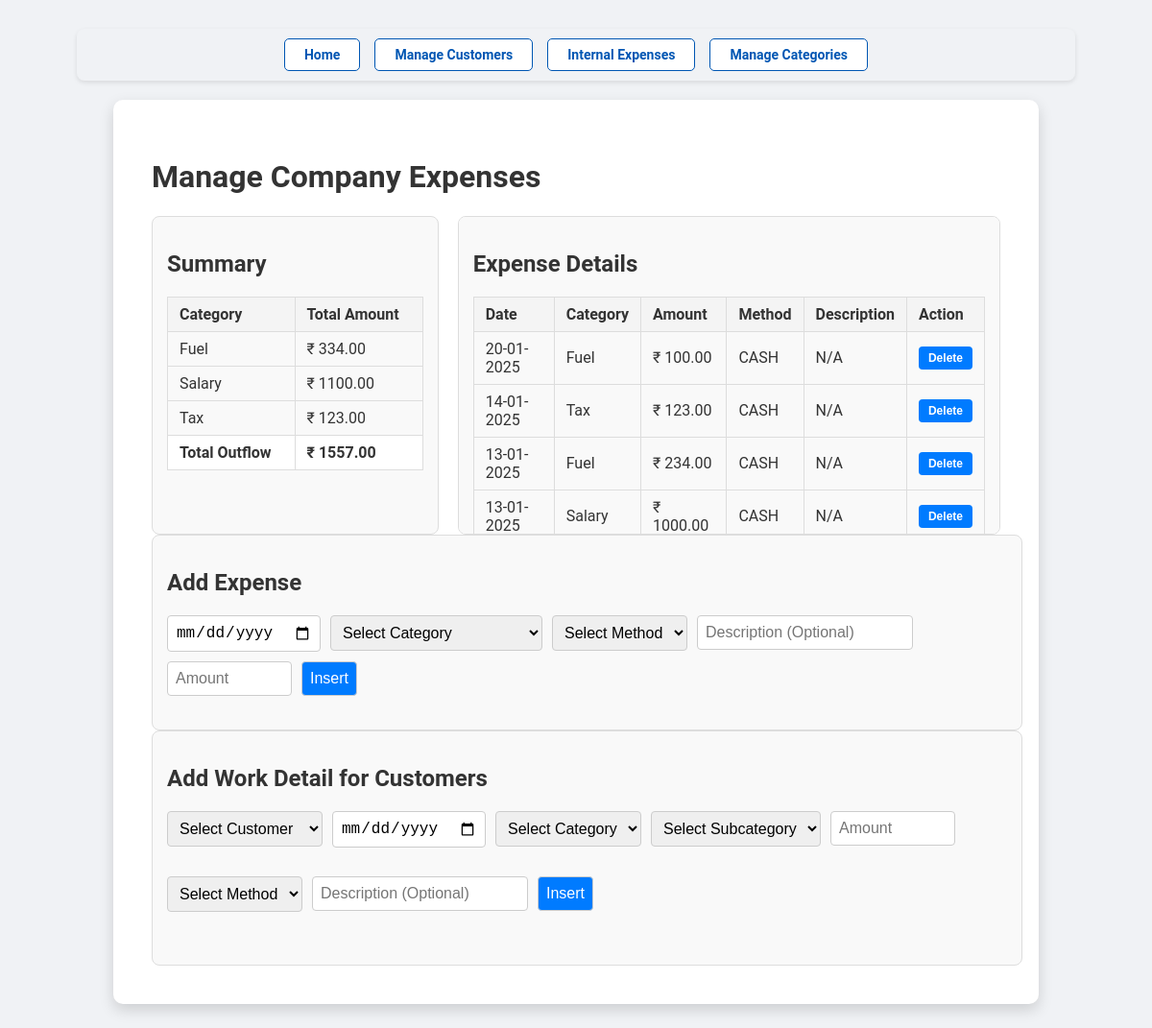
Screenshot of /company_expenses with the database file from the repository.
### models.py (models this page shows)
class Expense(db.Model):
    id = db.Column(db.Integer, primary_key=True)
    date = db.Column(db.Date, nullable=False)
    category = db.Column(db.String(50), nullable=False)
    description = db.Column(db.String(50), nullable=True)
    amount = db.Column(db.Float, nullable=False)
    method = db.Column(db.String(10), nullable=True)

### abconstruction.py (the view, shortened to what this page needs)
@app.route('/company_expenses', methods=['GET', 'POST'])
def manage_expenses():
    customers = Customer.query.all()
    categories = Category.query.all()
    expenses = Expense.query.order_by(desc(Expense.date)).all()
    summary = db.session.query(
        Expense.category, db.func.sum(Expense.amount)
    ).group_by(Expense.category).all()
    total_outflow = (db.session.query(db.func.sum(Expense.amount))
                     .filter(~Expense.method.ilike('None'))
                     .scalar() or 0
                    )
    return render_template('company_expenses.html', expenses=expenses, summary=summary, total_outflow=total_outflow, customers=customers, categories=categories)

### templates/company_expenses.html (shortened to what this page needs)
<!DOCTYPE html>
<html lang="en">
<head>
    <link rel="stylesheet" href="{{ url_for('static', filename='styles.css') }}">
</head>
<body>
  <div class="navigation">
    <a href="{{ url_for('dashboard') }}" class="btn btn-secondary">Home</a>
    <a href="{{ url_for('manage_customers') }}" class="btn btn-secondary">Manage Customers</a>
    <a href="{{ url_for('manage_expenses') }}" class="btn btn-secondary">Internal Expenses</a>
    <a href="{{ url_for('manage_categories') }}" class="btn btn-secondary">Manage Categories</a>
  </div>
  <div class="container">
    <header>
        <h1 class="page-title">Manage Company Expenses</h1>
    </header>
    <section class="summary-record-container">
        <div class="summary-box">
            <h2>Summary</h2>
            <div class="scrollable-content">
                <table class="styled-table">
                    <thead>
                        <tr>
                            <th>Category</th>
                            <th>Total Amount</th>
                        </tr>
                    </thead>
                    <tbody>
                        {% for category, total in summary %}
                        <tr>
                            <td>{{ category }}</td>
                            <td>₹ {{ "%.2f" | format(total) }}</td>
                        </tr>
                        {% endfor %}
                        <tr>
                            <th>Total Outflow</th>
                            <th>₹ {{ "%.2f" | format(total_outflow) }}</th>
                        </tr>
                    </tbody>
                </table>
            </div>
        </div>
        <div class="record-box">
            <h2>Expense Details</h2>
            <div class="scrollable-content">
                <table class="styled-table">
                    <thead>
                        <tr>
                            <th>Date</th>
                            <th>Category</th>
                            <th>Amount</th>
                            <th>Method</th>
                            <th>Description</th>
                            <th>Action</th>
                        </tr>
                    </thead>
                    <tbody>
                        {% for expense in expenses %}
                        <tr>
                            <td>{{ expense.date.strftime('%d-%m-%Y') }}</td>
                            <td>{{ expense.category }}</td>
                            <td>₹ {{ "%.2f" | format(expense.amount) }}</td>
                            <td>{{ expense.method }}</td>
                            <td>{{ expense.description or 'N/A' }}</td>
                            <td>
                              <form action="{{ url_for('delete_expense', expense_id=expense.id) }}" method="POST" style="display:inline;">
                                <button type="submit" class="btn btn-primary btn-sm" onclick="confirmDelete(this)">Delete</button>
                              </form>
                            </td>
                        </tr>
                        {% endfor %}
                    </tbody>
                </table>
            </div>
        </div>
    </section>
    <div class="summary-work">
    <section class="form-section">
        <h2>Add Expense</h2>
        <form action="/company_expenses" method="POST" class="form-row">
          <div class="form-group">
            <input type="date" name="date" id="date" required pattern="\d{4}-\d{2}-\d{2}">
          </div>
          <div class="form-group">
            <select name="category" id="category" required>
              <option value="" disabled selected>Select Category</option>
            </select>
          </div>
          <div class="form-group">
            <select name="method" id="method" required>
              <option value="" disabled selected>Select Method</option>
            </select>
          </div>
          <div class="form-group">
            <input type="text" name="description" placeholder="Description (Optional)">
          </div>
          <div class="form-group" style="position: relative; display: inline-block;">
            <input type="text" name="amount" id="exp_amount" placeholder="Amount" required pattern="\d+(\.\d{1,2})?" style="width: 7em;" maxlength="10">
          </div>
          <div class="form-group">
            <button type="submit">Insert</button>
          </div>
        </form>
    </section>
    </div>
    <div class="summary-work">
      <h2>Add Work Detail for Customers</h2>
      <form class="form-row" method="POST" action="{{ url_for('company_expense_work_details') }}">
        <div class="form-row">
        <div class="form-group">
          <select name="cust_id" id="cust_id" required>
            <option value="" disabled selected>Select Customer</option>
          </select>
        </div>
        <div class="form-group">
          <input type="date" name="cust_date" id="cust_date" required pattern="\d{4}-\d{2}-\d{2}">
        </div>
        <div class="form-group">
          <select name="cust_category_id" id="cust_category_id" required>
            <option value="" disabled selected>Select Category</option>
          </select>
        </div>
        <div class="form-group">
          <select name="cust_subcategory_id" id="cust_subcategory_id" required>
            <option value="" disabled selected>Select Subcategory</option>
          </select>
        </div>
        <div class="form-group" style="position: relative; display: inline-block;">
          <input type="text" id="cust_amount" name="cust_amount" required pattern="\d+(\.\d{1,2})?" placeholder="Amount" maxlength="10" style="width: 7em;">
        </div>
        </div>
        <div class="form-row">
        <div class="form-group">
          <select name="cust_method" id="cust_method" required>
            <option value="" disabled selected>Select Method</option>
          </select>
        </div>
        <div class="form-group">
          <input type="text" name="cust_description" id="cust_description" placeholder="Description (Optional)">
        </div>
        <div class="form-group">
          <button type="submit">Insert</button>
        </div>
        </div>
      </form>
    </div>
  </div>
</body>
</html>

### static/styles.css (style rules this page uses)
body { font-family: 'Roboto', Arial, sans-serif; margin: 0; color: #333; padding: 10px 80px; background-color: #f0f2f5; }
.container { text-align: left; float: center; width: 85%; max-width: 85%; margin: 20px auto; padding: 40px; background: #ffffff; border-radius: 10px; box-shadow: 0 6px 15px rgba(0, 0, 0, 0.15); margin-bottom: 15px; }
.navigation { display: flex; justify-content: center; gap: 15px; margin: 20px 0; background-color: #f0f2f5; padding: 10px 15px; border-radius: 8px; box-shadow: 0 2px 5px rgba(0, 0, 0, 0.1); }
.navigation a { display: inline-block; padding: 8px 20px; color: #0056b3; text-decoration: none; font-size: 14px; font-weight: bold; background-color: #ffffff; border: 1px solid #0056b3; border-radius: 5px; transition: all 0.3s ease; }
table { width: 100%; border-collapse: collapse; margin: 20px 0; }
table th, table td { padding: 10px 15px; text-align: left; border: 1px solid #ddd; }
table th { background-color: white; font-size: 16px; font-weight: bold; }
table .btn { display: inline-block; padding: 5px 10px; font-size: 12px; font-weight: bold; text-align: center; border: none; border-radius: 4px; transition: all 0.2s ease; }
.btn { text-decoration: none; padding: 8px 15px; border-radius: 5px; font-weight: bold; display: inline-block; }
.btn-primary { background-color: #007bff; color: white; }

### templates/company_expenses.html (style rules this page uses)
.form-row { display: flex; gap: 10px; margin-bottom: 20px; flex-wrap: wrap; }
.form-row input, .form-row select, .form-row button { padding: 8px; border: 1px solid #ccc; border-radius: 4px; font-size: 16px; }
.form-section { max-width: 100%; }
button { background-color: #007bff; color: white; border: none; cursor: pointer; }
.summary-record-container { display: flex; justify-content: space-between; gap: 20px; }
.summary-box { flex: 1; width: 40%; padding: 15px; border: 1px solid #ddd; border-radius: 8px; background-color: #f9f9f9; max-height: 300px; overflow-y: auto; }
.record-box { flex: 2; padding: 15px; border: 1px solid #ddd; border-radius: 8px; background-color: #f9f9f9; max-height: 300px; overflow-y: auto; }
.styled-table { width: 100%; border-collapse: collapse; }
.styled-table th, .styled-table td { padding: 8px 12px; text-align: left; border: 1px solid #ddd; }
.styled-table thead th { position: sticky; top: 0; background-color: #f4f4f4; z-index: 2; }
.styled-table tbody tr:nth-child(even) { background-color: #f9f9f9; }
table { width: 100%; border-collapse: collapse; margin-bottom: 20px; }
table th { position: sticky; top: 0; background: white; z-index: 2; }
th, td { padding: 10px; border: 1px solid #ddd; text-align: center; }
th { background-color: #f2f2f2; }
tr:nth-child(even) { background-color: #f9f9f9; }
.summary-work { flex: 1; width: 99%; padding: 15px; border: 1px solid #ddd; border-radius: 8px; background-color: #f9f9f9; overflow-y: auto; gap: 20px; }

### rows the page displays
Expense: category "Tax", amount "123.00", date "14-01-2025", method "CASH", description "N/A"
Expense: date "20-01-2025", category "Fuel", amount "100.00", method "CASH", description "N/A"
Expense: date "13-01-2025", category "Fuel", amount "234.00", method "CASH", description "N/A"
Expense: date "13-01-2025", category "Salary", amount "1000.00", method "CASH", description "N/A"

### other values shown
{{ category }} "Fuel" "Salary"
{{ "%.2f" | format(total) }} "334.00" "1100.00"
{{ "%.2f" | format(total_outflow) }} "1557.00"
